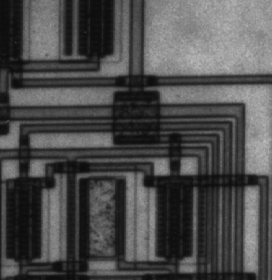
#> input picture Lab5-Edge-Detection/circuit.tif, 272 x 280 px
$ jupyter execute Lab_Edge_Detection_STD.ipynb   (shell and % lines are left out)
#> lines starting #> are read from the running program, lines starting #| are printed output that depends on the picture; after the words box and inside, x2 and y2 are one past the last pixel; in counts of white or black regions, pixels touching at a corner belong together
### Lab5-Edge-Detection/commonfunctions.py


import skimage.io as io
import matplotlib.pyplot as plt
import numpy as np
from skimage.exposure import histogram
from matplotlib.pyplot import bar
from skimage.color import rgb2gray,rgb2hsv

# Convolution:
from scipy.signal import convolve2d
from scipy import fftpack
import math

from skimage.util import random_noise
from skimage.filters import median
from skimage.feature import canny


# Edges
from skimage.filters import sobel_h, sobel, sobel_v,roberts, prewitt

# Show the figures / plots inside the notebook
def show_images(images,titles=None):
    #This function is used to show image(s) with titles by sending an array of images and an array of associated titles.
    # images[0] will be drawn with the title titles[0] if exists
    # You aren't required to understand this function, use it as-is.
    n_ims = len(images)
    if titles is None: titles = ['(%d)' % i for i in range(1,n_ims + 1)]
    fig = plt.figure()
    n = 1
    for image,title in zip(images,titles):
        a = fig.add_subplot(1,n_ims,n)
        if image.ndim == 2:
            plt.gray()
        plt.imshow(image)
        a.set_title(title)
        n += 1
    fig.set_size_inches(np.array(fig.get_size_inches()) * n_ims)
    plt.show()


# [6 lines left out: function showHist, not called in this run]

### Lab5-Edge-Detection/Lab_Edge_Detection_STD.ipynb
# Lab 4 - part2
### Edge Detection

https://github.com/scikit-image/scikit-image/blob/master/skimage/filters/edges.py

http://scikit-image.org/docs/0.11.x/auto_examples/plot_edge_filter.html

http://scikit-image.org/docs/dev/auto_examples/edges/plot_canny.html

[cell 1]
from commonfunctions import *
from skimage.filters import gaussian, prewitt , roberts, sobel_h, sobel_v, sobel
from skimage.feature import canny
from scipy.signal import convolve2d

[cell 2]
'''
1. Built-in Sobel, Prewill, Roberts
2. Custom Sobel (V-H-Both)
3. Custom LoG
'''

[cell 3]
# 1. Built-in Sobel, Prewill, Roberts

img = rgb2gray(io.imread('circuit.tif'))
#> img is the input picture: shape (280, 272); min 12, max 191, mean 76.3
#PREWITT: it uses a 2 3x3 kernels for the Vertical and Horizontal components and Calculates the resultant
prewitt_img = prewitt(img)
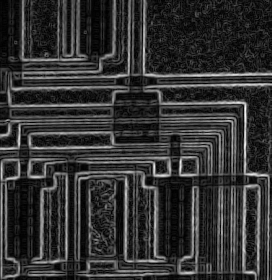
#> prewitt_img: shape (280, 272) float64; min 0, max 0.224, mean 0.0444; drawn with min black and max white
#ROBERTS: it uses 2 2x2 kernels with a cross shape and calculates the resultant
roberts_img = roberts(img)
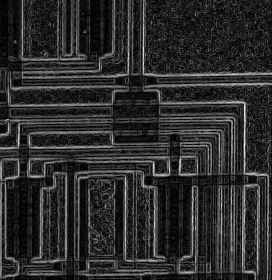
#> roberts_img: shape (280, 272) float64; min 0, max 0.208, mean 0.0363; drawn with min black and max white
#CANNY: it uses gaussian blurring then sobel operator then thins the edges then performs thresholding
# sigma: is the guassian blur simga, Low and high threshold control lower and upper bounds of the edge linking
canny_img = canny(img,sigma=1.3,low_threshold=25,high_threshold=60)
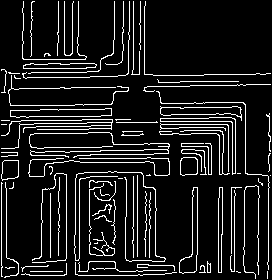
#> canny_img: shape (280, 272) bool; 10.9% white in thin lines or dots
#SOBEL HORIZONTAL: uses a 3x3 kernel to calculate the difference in the vertical gradient
sobel_h_img = sobel_h(img)
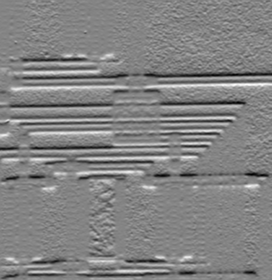
#> sobel_h_img: shape (280, 272) float64; min -0.287, max 0.268, mean -0.00183; drawn with min black and max white
#SOBEL VERTICAL: uses a 3x3 kernel to calculate the difference in the horizontal gradient
sobel_v_img = sobel_v(img)
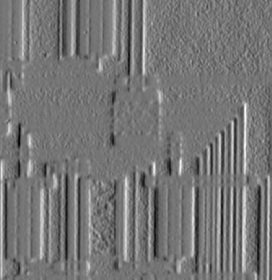
#> sobel_v_img: shape (280, 272) float64; min -0.272, max 0.318, mean 0.00226; drawn with min black and max white
#SOBEL: The same as prewitt but focuses on the middle neighbouring pixel more than the others
sobel_img = sobel(img)

Builtinarray = []
Builtinarray2 = []

Builtinarray.append(img)
Builtinarray.append(prewitt_img)
Builtinarray.append(roberts_img)
Builtinarray.append(canny_img)

Builtinarray2.append(img)
Builtinarray2.append(sobel_h_img)
Builtinarray2.append(sobel_v_img)
Builtinarray2.append(sobel_img)

names = ["Original Image", "Prewitt", "Roberts", "Canny"]
names2 = ["Original Image", "Sobel Horizontal", "Sobel Vertical", "Sobel"]
show_images(Builtinarray,names)
#> in show_images, `n_ims = len(images)`: n_ims = 4
#> the loop in show_images, `for image,title in zip(images,titles):` made 4 passes
#> title on passes 1 to 4: 'Original Image', 'Prewitt', 'Roberts', 'Canny'
#> after the loop in show_images, `for image,title in zip(images,titles):`: n = 5
show_images(Builtinarray2,names2)
#> the loop in show_images (call 2), `for image,title in zip(images,titles):` made 4 passes

[cell 4]
# 2. Custom Sobel (V-H-Both)
def custom_sobel(path):
#> called with path = 'circuit.tif'
    img = rgb2gray(io.imread(path))
    hx = np.array([
        [-1,0,1],
        [-2,0,2],
        [-1,0,1]
    ])
    hy = np.array([
        [1,2,1],
        [0,0,0],
        [-1,-2,-1]
    ])
    array = []
    cs_img_x = convolve2d(img,hx)
    cs_img_y = convolve2d(img,hy)
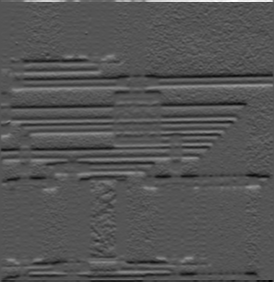
#> cs_img_y: shape (282, 274) int64; min -340, max 681, mean 0; drawn with min black and max white
    cs_img = np.uint8(np.sqrt(cs_img_x*cs_img_x+cs_img_y*cs_img_y))
    cs_img[cs_img < 70] = 0
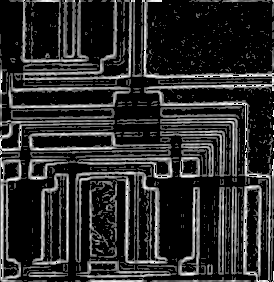
#> cs_img: shape (282, 274); min 0, max 255, mean 44.1
    array.append(cs_img_y)
    array.append(cs_img_x)
    array.append(cs_img)
    names = ["Horizontal","Vertical","Both"]
    show_images(array,names)


custom_sobel('circuit.tif')

[cell 5]
# 3. Custom LoG
thres= 20
img = rgb2gray(io.imread('circuit.tif'))

imgsArray = []
labelArray = []

# Applying gaussian filter
bluredImg = gaussian(img,1.8)

f1 = np.array([
    [-1,-1,-1],
    [-1,8,-1],
    [-1,-1,-1]
])

f2 = np.array([
    [0,1,0],
    [1,-4,1],
    [0,1,0]
])

imgsArray.append(bluredImg)
labelArray.append("Gaussian Blured")

img_f1 = convolve2d(bluredImg,f1)
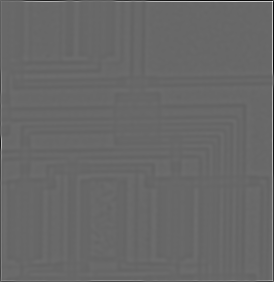
#> img_f1: shape (282, 274) float64; min -1.97, max 2.84, mean -7.56e-19; drawn with min black and max white
img_f2 = convolve2d(bluredImg,f2)
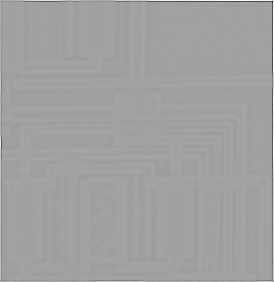
#> img_f2: shape (282, 274) float64; min -1.14, max 0.658, mean 2.56e-19; drawn with min black and max white

imgsArray.append(img_f1)
labelArray.append("First Filter")
imgsArray.append(img_f2)
labelArray.append("Second Filter")

img_f1_after_threshold = img_f1 > 0.03
#> img_f1_after_threshold: shape (282, 274) bool; 18.3% white; 194 white regions (120 under 20 px), largest, box (x1, y1, x2, y2) and area: (1, 1, 273, 281) 3202, (76, 173, 135, 262) 828, (145, 88, 254, 150) 548
img_f2_after_threshold = img_f2 > 0.01
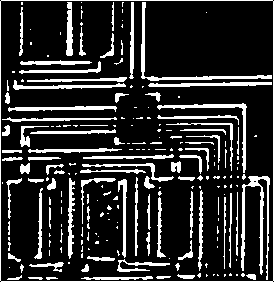
#> img_f2_after_threshold: shape (282, 274) bool; 17.9% white; 215 white regions (131 under 20 px), largest, box (x1, y1, x2, y2) and area: (0, 0, 274, 282) 1104, (241, 176, 270, 280) 846, (141, 2, 272, 81) 665

imgsArray.append(img_f1_after_threshold)
labelArray.append("F1 after threshold")
imgsArray.append(img_f2_after_threshold)
labelArray.append("F2 after threshold")

show_images(imgsArray,labelArray)

[cell 6]
'''
Optional
1-Make edge detection
2-Multiply by factor < 1
3-Subtract (Orginal Image) - (Edge Detection Image)
'''

img = rgb2gray(io.imread('circuit.tif'))
edge_img = sobel(rgb2gray(io.imread('circuit.tif'))) * 0.8
#> edge_img: shape (280, 272) float64; min 0, max 0.18, mean 0.0358
final = img - edge_img
show_images([img, edge_img, final], ["Original","Edge Detection", "Subtracted Image 'Blurry at edges'"])
